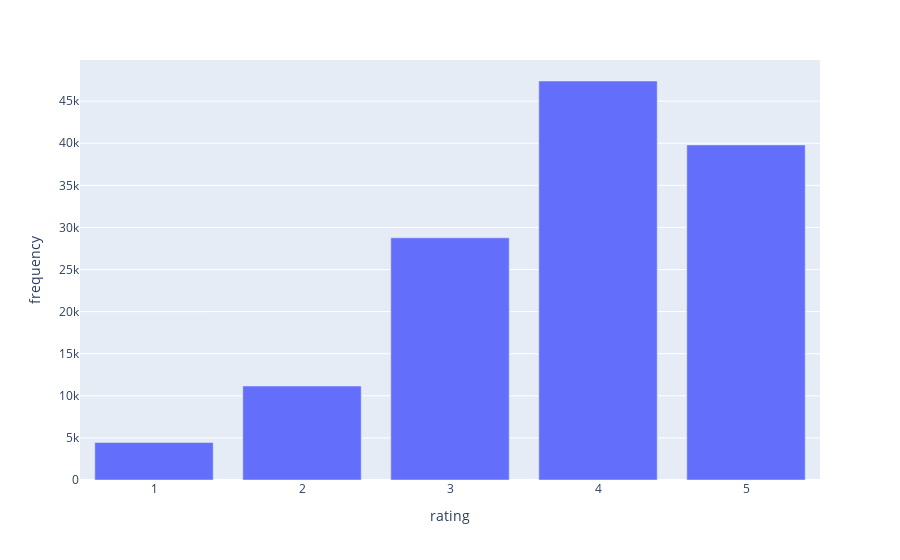

Notebook cell for this chart:
### Markdown cell above
Now we make the same bar graph we did earlier, but we do so for a 10% subset of the original dataframe. As seen in the previous cell, the length of the dataframe is over 1.3 million, so a 10% subset would be around 130,000 rows. We do this because training BERT on 1.3 million values would be extremely computationally expensive, so the subset helps to save resources. We use the pandas sample method which helps ensure that the data sampled is stratified (relative frequency is close to that of the original dataframe).

### Code cell
# Stratify sample 10% of the original dataframe 
df = df_full.groupby(['rating']).sample(frac=0.1, random_state=42)
print(len(df))

# Make a grouped dataframe by rating counting frequency of rating and then making a bar graph of it
grouped_df_2 = df.groupby(['rating']).size().reset_index(name='frequency')
fig = px.bar(grouped_df_2, x='rating', y='frequency')
fig.show('plotly_mimetype')

### Figure 1 — Plotly figure (JSON) as saved in the notebook; plotly's stock layout.template omitted (floating-point values rounded to 4 significant figures)
{"data": [{"alignmentgroup": "True", "hovertemplate": "rating=%{x}<br>frequency=%{y}<extra></extra>", "legendgroup": "", "marker": {"color": "#636efa", "pattern": {"shape": ""}}, "name": "", "offsetgroup": "", "orientation": "v", "showlegend": false, "textposition": "auto", "type": "bar", "x": [1, 2, 3, 4, 5], "xaxis": "x", "y": [4450, 11158, 28762, 47394, 39803], "yaxis": "y"}], "layout": {"autosize": true, "barmode": "relative", "legend": {"tracegroupgap": 0}, "margin": {"t": 60}, "xaxis": {"anchor": "y", "autorange": true, "domain": [0, 1], "range": [0.5, 5.5], "title": {"text": "rating"}, "type": "linear"}, "yaxis": {"anchor": "x", "autorange": true, "domain": [0, 1], "range": [0, 49890.0], "title": {"text": "frequency"}, "type": "linear"}}}
